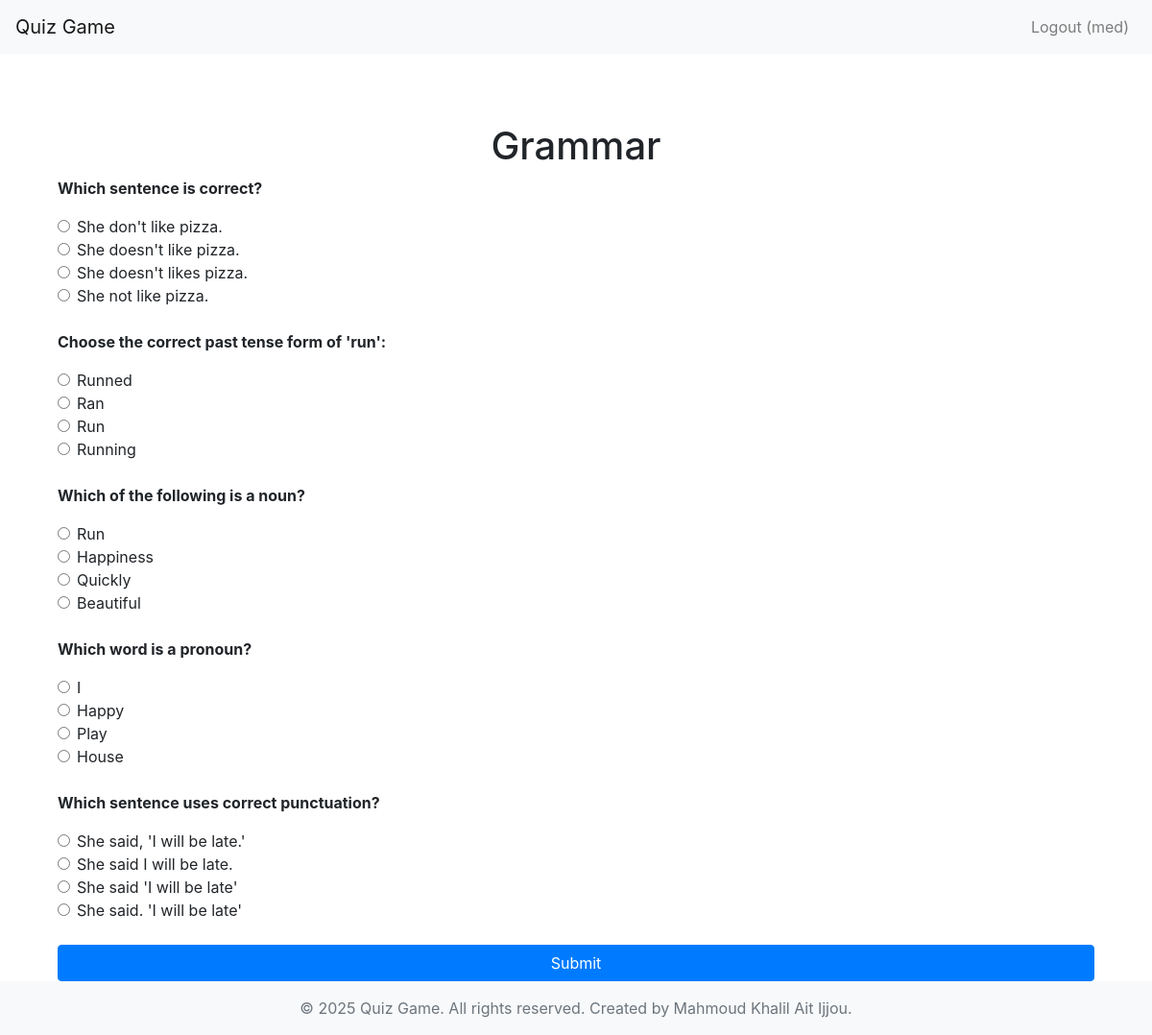
Page /quiz/2/ (signed in) on the committed database.
### quiz/models.py (models this page shows, shortened)
class Quiz(models.Model):
    title = models.CharField(max_length=200)
    description = models.TextField()

class Question(models.Model):
    quiz = models.ForeignKey(Quiz, on_delete=models.CASCADE)
    text = models.CharField(max_length=500)

class Answer(models.Model):
    question = models.ForeignKey(Question, on_delete=models.CASCADE)
    text = models.CharField(max_length=500)
    is_correct = models.BooleanField(default=False)

### quiz/views.py (the view, shortened to what this page needs)
# urls.py: path('quiz/<int:id>/', views.take_quiz, name='take_quiz'),
@login_required
def take_quiz(request, id):
    quiz = get_object_or_404(Quiz, id=id)
    return render(request, 'take_quiz.html', {'quiz': quiz})

### templates/take_quiz.html (shortened to what this page needs)
{% extends 'base.html' %}
{% block content %}
<div class="container mt-5">
    <h1 class="text-center">{{ quiz.title }}</h1>
    <form method="post" class="form-quiz">
        {% for question in quiz.question_set.all %}
            <div class="question mb-4">
                <p class="question-text font-weight-bold">{{ question.text }}</p>
                {% for answer in question.answer_set.all %}
                    <div class="form-check">
                        <input class="form-check-input" type="radio" name="{{ question.id }}" value="{{ answer.id }}" id="answer{{ answer.id }}">
                        <label class="form-check-label" for="answer{{ answer.id }}">
                            {{ answer.text }}
                        </label>
                    </div>
                {% endfor %}
            </div>
        {% endfor %}
        <button type="submit" class="btn btn-primary btn-block">Submit</button>
    </form>
</div>
{% endblock %}

### templates/base.html (shortened to what this page needs)
<!DOCTYPE html>
<html>
<head>
    <link rel="stylesheet" href="https://stackpath.bootstrapcdn.com/bootstrap/4.3.1/css/bootstrap.min.css">
</head>
<body>
    <nav class="navbar navbar-expand-lg navbar-light bg-light">
        <a class="navbar-brand" href="{% url 'home' %}">Quiz Game</a>
        <div class="collapse navbar-collapse">
            <ul class="navbar-nav ml-auto">
                {% if user.is_authenticated %}
                    <li class="nav-item">
                        <a class="nav-link" href="{% url 'logout' %}">Logout ({{ user.username }})</a>
                    </li>
                {% endif %}
            </ul>
        </div>
    </nav>
    <div class="container mt-4">
        {% block content %}{% endblock %}
    </div>
    <footer class="footer mt-auto py-3 bg-light">
        <div class="container text-center">
            <span class="text-muted">&copy; 2025 Quiz Game. All rights reserved. Created by Mahmoud Khalil Ait Ijjou.</span>
        </div>
    </footer>
</body>
</html>

### templates/base.html (style rules this page uses)
html, body { height: 100%; }
body { display: flex; flex-direction: column; }
.container { flex: 1; }

### rows in the picture
Quiz: title "Grammar"
Question: text "Which sentence is correct?"
Answer: text "She don't like pizza."
Answer: text "She doesn't like pizza."
Answer: text "She doesn't likes pizza."
Answer: text "She not like pizza."
Question: text "Choose the correct past tense form of 'run':"
Answer: text "Runned"
Answer: text "Ran"
Answer: text "Run"
Answer: text "Running"
Question: text "Which of the following is a noun?"
Answer: text "Run"
Answer: text "Happiness"
Answer: text "Quickly"
Answer: text "Beautiful"
Question: text "Which word is a pronoun?"
Answer: text "I"
Answer: text "Happy"
Answer: text "Play"
Answer: text "House"
Question: text "Which sentence uses correct punctuation?"
Answer: text "She said, 'I will be late.'"
Answer: text "She said I will be late."
Answer: text "She said 'I will be late'"
Answer: text "She said. 'I will be late'"

### other values in the picture
{{ user.username }} "med"
